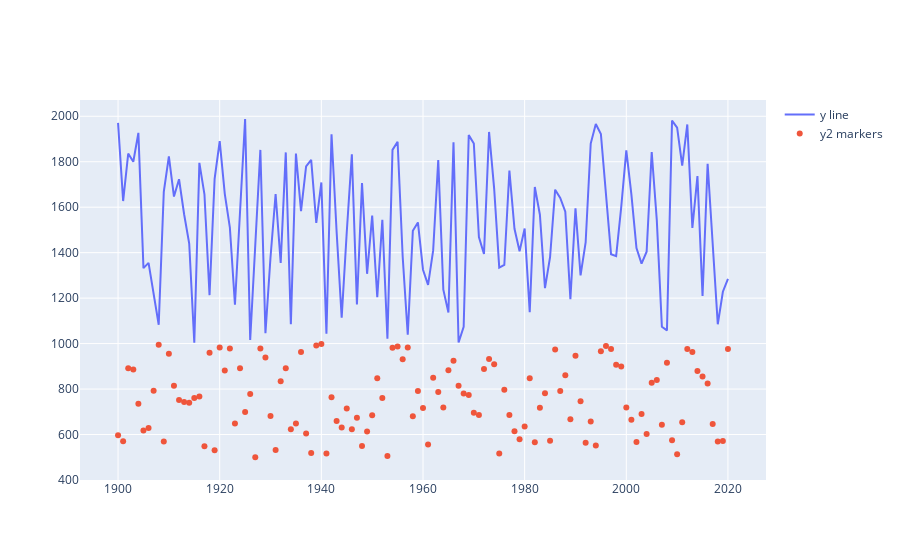

Source (notebook cell):
### Code cell
fig = go.Figure()
# Wykres liniowy, w Scatter liniowy jest domyślny
fig.add_trace(go.Scatter(x=x, y=y, name='y line'))
#Wykres punktowy
fig.add_trace(go.Scatter(x=x,y=y2, name='y2 markers', mode='markers'))
